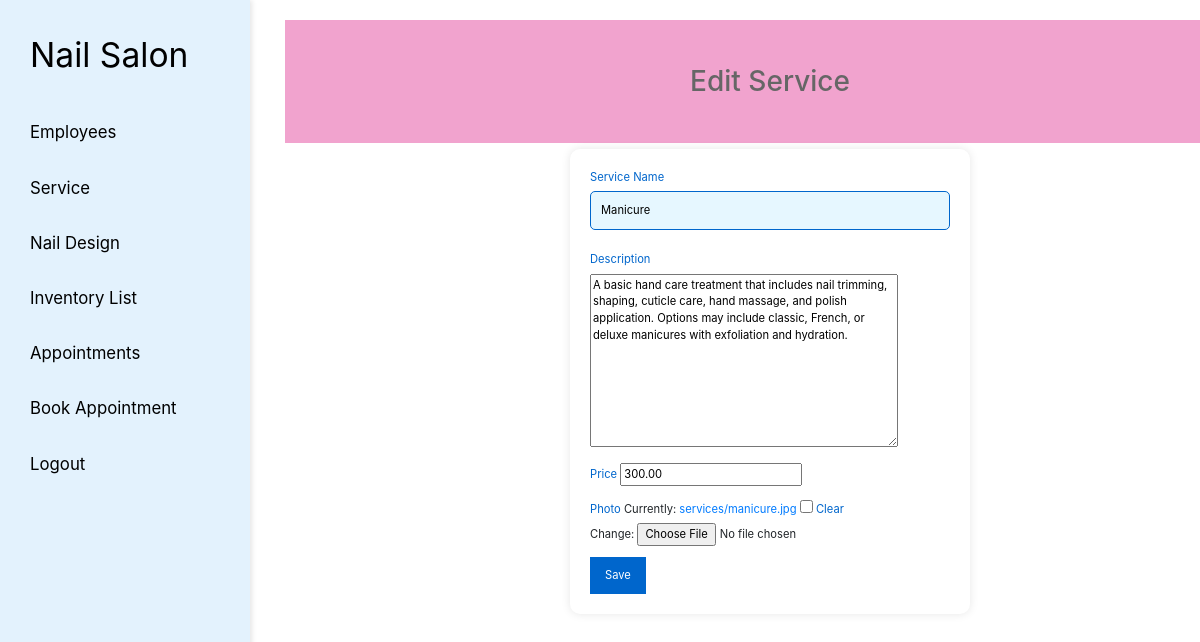
Screenshot of /edit-service/6/ (signed in) with the database file from the repository.
### appointments/models.py (models this page shows, shortened)
class Service(models.Model):
    name = models.CharField(max_length=255)  # Name of the service
    description = models.TextField(null=True, blank=True)  # Description of the service
    photo = models.ImageField(upload_to='services/', null=True, blank=True, default='path/to/default/photo.jpg')  # Service image
    price = models.DecimalField(max_digits=10, decimal_places=2)  # Price of the service

### appointments/views.py (the view)
# urls.py: path('edit-service/<int:pk>/', views.edit_service, name='edit_service'),
@user_passes_test(is_admin)
def edit_service(request, pk):
    service = get_object_or_404(Service, pk=pk)
    if request.method == 'POST':
        form = ServiceForm(request.POST, request.FILES, instance=service)
        if form.is_valid():
            form.save()
            return redirect('appointments:service_list')  # Redirect to service list after editing
    else:
        form = ServiceForm(instance=service)
    return render(request, 'appointments/service_form.html', {'form': form, 'action': 'Edit'})

### appointments/forms.py
class ServiceForm(forms.ModelForm):
    class Meta:
        model = Service
        fields = ['name', 'description', 'photo', 'price']

### appointments/views.py (called while the page is built)
def is_admin(user):
    return user.is_staff

### appointments/templates/appointments/service_form.html (shortened to what this page needs)
{% extends 'appointments/base.html' %}
{% block content %}
<div class="container" style="width: 1000px; ">
<h1>{{ action }} Service</h1>
<form method="post" enctype="multipart/form-data" class="custom-form">
    <div class="form-group">
        <label for="{{ form.name.id_for_label }}">Service Name</label>
        {{ form.name }}
    </div>
    <div class="form-group">
        <label for="{{ form.description.id_for_label }}">Description</label>
        {{ form.description }}
    </div>
    <div class="form-group">
        <label for="{{ form.price.id_for_label }}">Price</label>
        {{ form.price }}
    </div>
    <div class="form-group">
        <label for="{{ form.photo.id_for_label }}">Photo</label>
        {{ form.photo }}
    </div>
    <button type="submit" class="submit-button">Save</button>
</form>
</div>
{% endblock %}

### static/css/mine.css (style rules this page uses)
html { font-size: 70%; scroll-behavior: smooth; scroll-padding-top: 6rem; overflow-x: hidden; }
*, *::before, *::after { box-sizing: border-box; }
body { display: flex; margin: 0; font-family: Arial, sans-serif; height: 100vh; overflow: hidden; }
body { margin: 0; padding: 0; font-family: Arial, sans-serif; min-width: 320px; }
form { align-items: center; padding-top: 400px; max-width: 400px; margin: auto; background-color: #fff; padding: 20px; border-radius: 10px; box-shadow: 0 0 10px rgba(0, 0, 0, 0.1); width: 100%; }
div { margin-bottom: 15px; }
label { display: block; margin-bottom: 5px; color: #0066cc; }
h1 { text-align: center; font-size: 2rem; color: #666; padding: 4rem; margin: 3rem 0; background-color: #f1a3ce; z-index: 30; }
input[type="text"], input[type="email"] { width: 100%; padding: 10px; margin-bottom: 10px; box-sizing: border-box; border: 1px solid #0066cc; border-radius: 5px; background-color: #e6f7ff; }
button { padding: 10px 15px; background-color: #0066cc; color: white; border: none; border-radius: 5px; cursor: pointer; margin-right: 10px; }

### rows the page displays
Service: name "Manicure", description "A basic hand care treatment that includes nail trimming, shaping, cuticle care, hand massage, and polish application. Options may include classic, French, or deluxe manicures with exfoliation and hydration.", price "300.00"

### other values shown
{{ action }} "Edit"
